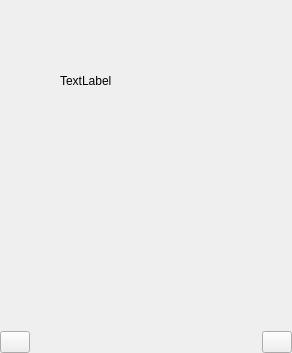
<?xml version="1.0" encoding="UTF-8"?>
<ui version="4.0">
 <class>CoverImageWidget</class>
 <widget class="QWidget" name="CoverImageWidget">
  <property name="geometry">
   <rect>
    <x>0</x>
    <y>0</y>
    <width>292</width>
    <height>353</height>
   </rect>
  </property>
  <property name="windowTitle">
   <string notr="true">Form</string>
  </property>
  <layout class="QGridLayout" name="gridLayout">
   <property name="leftMargin">
    <number>0</number>
   </property>
   <property name="topMargin">
    <number>0</number>
   </property>
   <property name="rightMargin">
    <number>0</number>
   </property>
   <property name="bottomMargin">
    <number>0</number>
   </property>
   <property name="horizontalSpacing">
    <number>0</number>
   </property>
   <property name="verticalSpacing">
    <number>4</number>
   </property>
   <item row="1" column="0">
    <layout class="QHBoxLayout" name="horizontalLayout">
     <property name="spacing">
      <number>2</number>
     </property>
     <item>
      <widget class="QPushButton" name="btnLeft">
       <property name="sizePolicy">
        <sizepolicy hsizetype="Preferred" vsizetype="Preferred">
         <horstretch>0</horstretch>
         <verstretch>0</verstretch>
        </sizepolicy>
       </property>
       <property name="maximumSize">
        <size>
         <width>30</width>
         <height>16777215</height>
        </size>
       </property>
       <property name="text">
        <string/>
       </property>
      </widget>
     </item>
     <item>
      <widget class="QLabel" name="label">
       <property name="sizePolicy">
        <sizepolicy hsizetype="MinimumExpanding" vsizetype="Preferred">
         <horstretch>0</horstretch>
         <verstretch>0</verstretch>
        </sizepolicy>
       </property>
       <property name="text">
        <string/>
       </property>
       <property name="alignment">
        <set>Qt::AlignCenter</set>
       </property>
      </widget>
     </item>
     <item>
      <widget class="QPushButton" name="btnRight">
       <property name="sizePolicy">
        <sizepolicy hsizetype="Preferred" vsizetype="Preferred">
         <horstretch>0</horstretch>
         <verstretch>0</verstretch>
        </sizepolicy>
       </property>
       <property name="maximumSize">
        <size>
         <width>30</width>
         <height>16777215</height>
        </size>
       </property>
       <property name="text">
        <string/>
       </property>
      </widget>
     </item>
    </layout>
   </item>
   <item row="0" column="0">
    <widget class="QFrame" name="frame">
     <property name="sizePolicy">
      <sizepolicy hsizetype="Expanding" vsizetype="Expanding">
       <horstretch>0</horstretch>
       <verstretch>0</verstretch>
      </sizepolicy>
     </property>
     <property name="frameShape">
      <enum>QFrame::NoFrame</enum>
     </property>
     <property name="frameShadow">
      <enum>QFrame::Raised</enum>
     </property>
     <widget class="QLabel" name="lblImage">
      <property name="geometry">
       <rect>
        <x>60</x>
        <y>50</y>
        <width>91</width>
        <height>61</height>
       </rect>
      </property>
      <property name="toolTip">
       <string>Double-click to expand</string>
      </property>
      <property name="statusTip">
       <string notr="true"/>
      </property>
      <property name="whatsThis">
       <string notr="true"/>
      </property>
      <property name="accessibleName">
       <string notr="true"/>
      </property>
      <property name="accessibleDescription">
       <string notr="true"/>
      </property>
      <property name="text">
       <string notr="true">TextLabel</string>
      </property>
     </widget>
    </widget>
   </item>
  </layout>
 </widget>
 <resources/>
 <connections/>
</ui>
